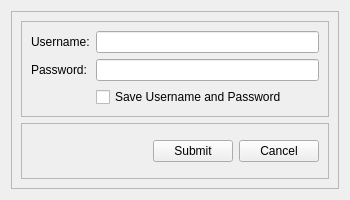
<?xml version="1.0" encoding="UTF-8"?>
<ui version="4.0">
    <class>Form</class>
    <widget class="QWidget" name="Form">
        <property name="geometry">
            <rect>
                <x>0</x>
                <y>0</y>
                <width>350</width>
                <height>200</height>
            </rect>
        </property>
        <property name="maximumSize">
            <size>
                <width>350</width>
                <height>200</height>
            </size>
        </property>
        <property name="windowTitle">
            <string>Enter Username and Password</string>
        </property>
        <layout class="QVBoxLayout" name="verticalLayout_2">
            <item>
                <widget class="QFrame" name="frame">
                    <property name="frameShape">
                        <enum>QFrame::StyledPanel</enum>
                    </property>
                    <property name="frameShadow">
                        <enum>QFrame::Raised</enum>
                    </property>
                    <layout class="QVBoxLayout" name="verticalLayout">
                        <item>
                            <widget class="QFrame" name="inputFrame">
                                <property name="frameShape">
                                    <enum>QFrame::StyledPanel</enum>
                                </property>
                                <property name="frameShadow">
                                    <enum>QFrame::Raised</enum>
                                </property>
                                <layout class="QFormLayout" name="formLayout">
                                    <item row="0" column="0">
                                        <widget class="QLabel" name="usernameLabel">
                                            <property name="text">
                                                <string>Username:</string>
                                            </property>
                                        </widget>
                                    </item>
                                    <item row="0" column="1">
                                        <widget class="QLineEdit" name="usernamLineEdit"/>
                                    </item>
                                    <item row="1" column="0">
                                        <widget class="QLabel" name="passwordLabel">
                                            <property name="text">
                                                <string>Password:</string>
                                            </property>
                                        </widget>
                                    </item>
                                    <item row="1" column="1">
                                        <widget class="QLineEdit" name="passwordLineEdit"/>
                                    </item>
                                    <item row="2" column="1">
                                        <widget class="QCheckBox" name="saveCheckBox">
                                            <property name="text">
                                                <string>Save Username and Password</string>
                                            </property>
                                        </widget>
                                    </item>
                                </layout>
                            </widget>
                        </item>
                        <item>
                            <widget class="QFrame" name="buttonFrame">
                                <property name="frameShape">
                                    <enum>QFrame::StyledPanel</enum>
                                </property>
                                <property name="frameShadow">
                                    <enum>QFrame::Raised</enum>
                                </property>
                                <layout class="QHBoxLayout" name="horizontalLayout">
                                    <item>
                                        <spacer name="horizontalSpacer">
                                            <property name="orientation">
                                                <enum>Qt::Horizontal</enum>
                                            </property>
                                            <property name="sizeHint" stdset="0">
                                                <size>
                                                    <width>127</width>
                                                    <height>20</height>
                                                </size>
                                            </property>
                                        </spacer>
                                    </item>
                                    <item>
                                        <widget class="QPushButton" name="submitButton">
                                            <property name="text">
                                                <string>Submit</string>
                                            </property>
                                        </widget>
                                    </item>
                                    <item>
                                        <widget class="QPushButton" name="cancelButton">
                                            <property name="text">
                                                <string>Cancel</string>
                                            </property>
                                        </widget>
                                    </item>
                                </layout>
                            </widget>
                        </item>
                    </layout>
                </widget>
            </item>
        </layout>
    </widget>
    <resources/>
    <connections/>
</ui>
